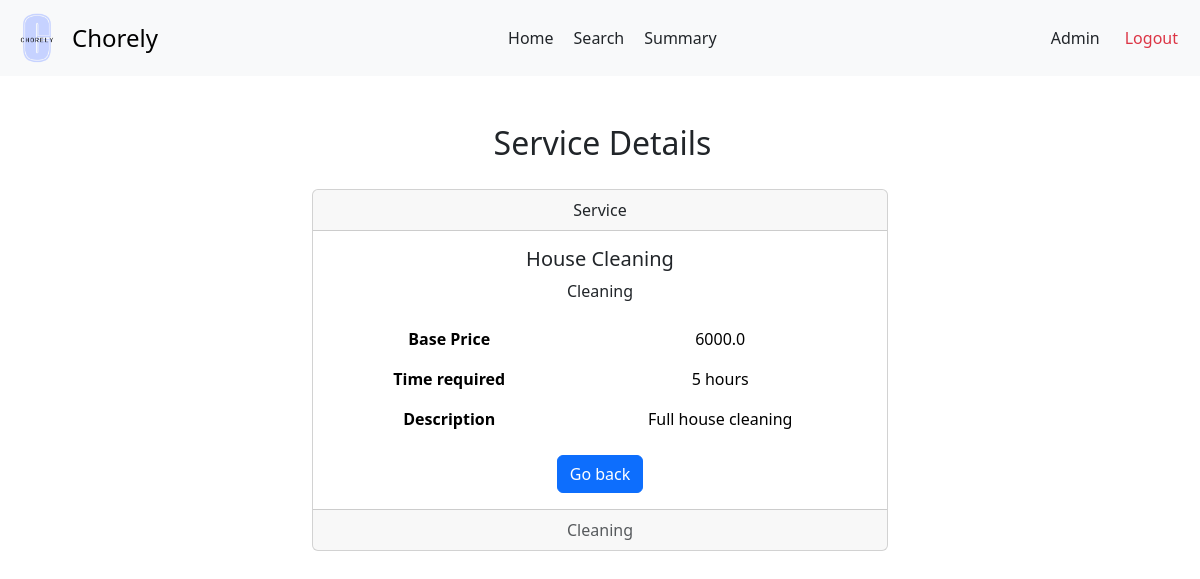
The page /admin/view/service/1 on the database as committed earlier.
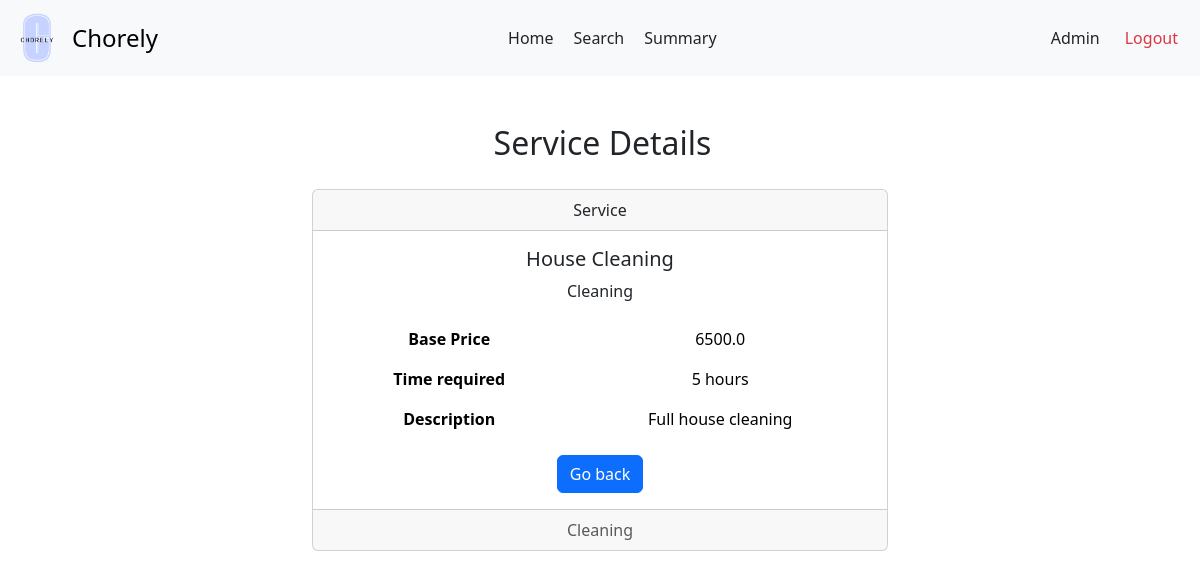
The same page on the database as committed later.
### backend/models.py (models this page shows)
class Services(db.Model):
    __tablename__ = 'Services'
    service_id = db.Column(db.Integer, primary_key=True, autoincrement=True)
    name = db.Column(db.String, nullable=False)
    description = db.Column(db.String)
    base_price = db.Column(db.Float, nullable=False)
    time_required = db.Column(db.Integer)
    category = db.Column(db.String)
    service_professionals = db.relationship('ServiceProfessionals', backref='service')
    service_requests = db.relationship('ServiceRequests', backref='service')

### backend/adminController.py (the view)
@app.route('/admin/view/service/<int:service_id>', methods =['GET'])
def view_service(service_id):
  service = Services.query.get(service_id)
  return render_template('admin-view-service.html', service= service)

### templates/admin-view-service.html (shortened to what this page needs)
<!DOCTYPE html>
<html lang="en">
<head>
  <link href="https://cdn.jsdelivr.net/npm/bootstrap@5.3.3/dist/css/bootstrap.min.css" rel="stylesheet">
  <link rel="stylesheet" href="{{ url_for('static', filename = 'prof-dash.css')}}">
  <link rel="stylesheet" href="{{ url_for('static', filename = 'navbar.css')}}">
</head>
<body>
  <nav class="navbar bg-body-tertiary">
    <div class="container-fluid">
      <a class="navbar-brand d-flex align-items-center" href="#" style="text-decoration: none;">
        <img src="{{ url_for('static', filename = 'logo.png')}}" alt="Chorely Logo" width="50" height="50" id="logo">
        <span style="font-size: 1.5rem;">Chorely</span>
      </a>
      <div style="display: flex;">
        <a class="nav-link active" aria-current="page" href="/admin">Home</a>
        <a class="nav-link" href="#">Search</a>
        <a class="nav-link" href="#">Summary</a>
      </div>
      <div class="d-flex text text-end">
        <a class="nav-link" href="/admin/profile">Admin</a>
        <a class="nav-link text-danger" href="/userlogin">Logout</a>
      </div>
    </div>
  </nav>
  <div id="main">
    <div id="canvas">
      <br>
      <h2 class="headings text text-center">Service Details</h2><br>
      <div class="card text-center" style="width: 60%; margin: auto;">
        <div class="card-header">
          Service
        </div>
        <div class="card-body">
          <h5 class="card-title">{{ service.name | title }}</h5>
          <p class="card-text">{{ service.category | title }}</p>
          <table class="table table-borderless mb-3">
            <tbody>
              <tr>
                <tr>
                  <th>Base Price</th>
                  <td>{{ service.base_price }}</td>
                </tr>
                <th>Time required</th>
                <td>{{ service.time_required }} hours </td>
              </tr>
              <tr>
                <th>Description</th>
                <td>{{ service.description }}</td>
              </tr>
            </tbody>
          </table>
          <a href="javascript: history.back()" class="btn btn-primary">Go back</a>
        </div>
        <div class="card-footer text-body-secondary">
          {{ service.category | title }}
        </div>
      </div>
</body>
</html>

Rows that differ between the two databases and show on the page:
changed Services "House Cleaning": base_price "6000.0" → "6500.0"
